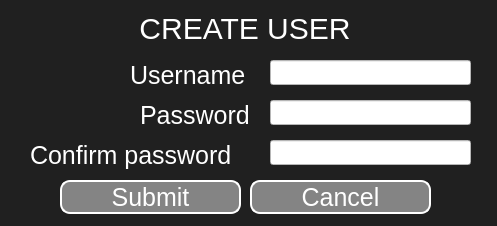
<?xml version="1.0" encoding="UTF-8"?>
<ui version="4.0">
 <class>Form</class>
 <widget class="QWidget" name="Form">
  <property name="geometry">
   <rect>
    <x>0</x>
    <y>0</y>
    <width>497</width>
    <height>226</height>
   </rect>
  </property>
  <property name="windowTitle">
   <string>Form</string>
  </property>
  <property name="styleSheet">
   <string notr="true">background-color: rgb(32,32,32);</string>
  </property>
  <widget class="QLabel" name="CreateUserLabel">
   <property name="geometry">
    <rect>
     <x>140</x>
     <y>10</y>
     <width>210</width>
     <height>36</height>
    </rect>
   </property>
   <property name="styleSheet">
    <string notr="true">QLabel{
color:rgb(255,255,255);
font-size: 30px;
}</string>
   </property>
   <property name="text">
    <string>CREATE USER</string>
   </property>
   <property name="alignment">
    <set>Qt::AlignCenter</set>
   </property>
  </widget>
  <widget class="QLabel" name="CreateUseruserLabel">
   <property name="geometry">
    <rect>
     <x>130</x>
     <y>60</y>
     <width>131</width>
     <height>30</height>
    </rect>
   </property>
   <property name="styleSheet">
    <string notr="true">QLabel{
color:rgb(255,255,255);
font-size: 25px;
}</string>
   </property>
   <property name="text">
    <string>Username</string>
   </property>
  </widget>
  <widget class="QLabel" name="CreateUserpassLabel">
   <property name="geometry">
    <rect>
     <x>140</x>
     <y>100</y>
     <width>131</width>
     <height>30</height>
    </rect>
   </property>
   <property name="styleSheet">
    <string notr="true">QLabel{
color:rgb(255,255,255);
font-size: 25px;
}</string>
   </property>
   <property name="text">
    <string>Password</string>
   </property>
  </widget>
  <widget class="QPushButton" name="CreateUserSubmitButton">
   <property name="geometry">
    <rect>
     <x>60</x>
     <y>180</y>
     <width>181</width>
     <height>34</height>
    </rect>
   </property>
   <property name="styleSheet">
    <string notr="true">QPushButton{
border-style: outset;
border-width: 2px;
    border-radius: 10px;
background-color: rgb(132,132,132);
font-size: 25px;
color: rgb(255,255,255);
}</string>
   </property>
   <property name="text">
    <string>Submit</string>
   </property>
  </widget>
  <widget class="QLineEdit" name="CreateUserpassLineField">
   <property name="geometry">
    <rect>
     <x>270</x>
     <y>100</y>
     <width>201</width>
     <height>25</height>
    </rect>
   </property>
   <property name="styleSheet">
    <string notr="true">background-color: rgb(255, 255, 255);</string>
   </property>
   <property name="echoMode">
    <enum>QLineEdit::Password</enum>
   </property>
  </widget>
  <widget class="QLineEdit" name="CreateUseruserLineField">
   <property name="geometry">
    <rect>
     <x>270</x>
     <y>60</y>
     <width>201</width>
     <height>25</height>
    </rect>
   </property>
   <property name="styleSheet">
    <string notr="true">background-color: rgb(255, 255, 255);</string>
   </property>
  </widget>
  <widget class="QPushButton" name="CreateUserCancelButton">
   <property name="geometry">
    <rect>
     <x>250</x>
     <y>180</y>
     <width>181</width>
     <height>34</height>
    </rect>
   </property>
   <property name="styleSheet">
    <string notr="true">QPushButton{
border-style: outset;
border-width: 2px;
border-radius: 10px;
font-size: 25px;
background-color: rgb(132,132,132);
color: rgb(255,255,255);
}</string>
   </property>
   <property name="text">
    <string>Cancel</string>
   </property>
  </widget>
  <widget class="QLabel" name="CreateUserpassLabel_2">
   <property name="geometry">
    <rect>
     <x>30</x>
     <y>140</y>
     <width>241</width>
     <height>30</height>
    </rect>
   </property>
   <property name="styleSheet">
    <string notr="true">QLabel{
color:rgb(255,255,255);
font-size: 25px;
}</string>
   </property>
   <property name="text">
    <string>Confirm password</string>
   </property>
  </widget>
  <widget class="QLineEdit" name="CreateUserpassConfirmLineField">
   <property name="geometry">
    <rect>
     <x>270</x>
     <y>140</y>
     <width>201</width>
     <height>25</height>
    </rect>
   </property>
   <property name="styleSheet">
    <string notr="true">background-color: rgb(255, 255, 255);</string>
   </property>
   <property name="echoMode">
    <enum>QLineEdit::Password</enum>
   </property>
  </widget>
 </widget>
 <resources/>
 <connections/>
</ui>
